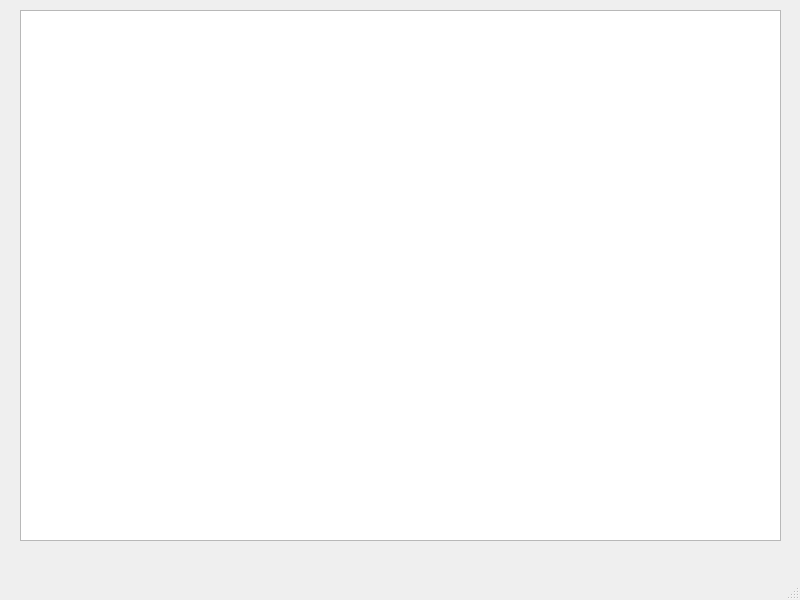
<?xml version="1.0" encoding="UTF-8"?>
<ui version="4.0">
 <class>MainWindow</class>
 <widget class="QMainWindow" name="MainWindow">
  <property name="geometry">
   <rect>
    <x>0</x>
    <y>0</y>
    <width>800</width>
    <height>600</height>
   </rect>
  </property>
  <property name="windowTitle">
   <string>MainWindow</string>
  </property>
  <widget class="QWidget" name="centralwidget">
   <widget class="QTableView" name="tableView">
    <property name="geometry">
     <rect>
      <x>20</x>
      <y>10</y>
      <width>761</width>
      <height>531</height>
     </rect>
    </property>
   </widget>
  </widget>
  <widget class="QMenuBar" name="menubar">
   <property name="geometry">
    <rect>
     <x>0</x>
     <y>0</y>
     <width>800</width>
     <height>21</height>
    </rect>
   </property>
  </widget>
  <widget class="QStatusBar" name="statusbar"/>
 </widget>
 <resources/>
 <connections/>
</ui>
